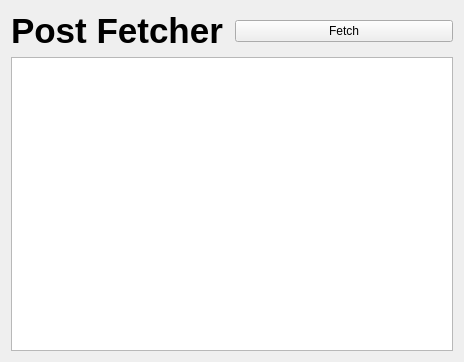
<?xml version="1.0" encoding="UTF-8"?>
<ui version="4.0">
 <class>Widget</class>
 <widget class="QWidget" name="Widget">
  <property name="geometry">
   <rect>
    <x>0</x>
    <y>0</y>
    <width>464</width>
    <height>362</height>
   </rect>
  </property>
  <property name="windowTitle">
   <string>Form</string>
  </property>
  <layout class="QVBoxLayout" name="verticalLayout">
   <item>
    <layout class="QHBoxLayout" name="horizontalLayout">
     <item>
      <widget class="QLabel" name="label">
       <property name="font">
        <font>
         <pointsize>26</pointsize>
         <bold>true</bold>
        </font>
       </property>
       <property name="text">
        <string>Post Fetcher</string>
       </property>
      </widget>
     </item>
     <item>
      <widget class="QPushButton" name="btn_fetch">
       <property name="text">
        <string>Fetch</string>
       </property>
      </widget>
     </item>
    </layout>
   </item>
   <item>
    <widget class="QListWidget" name="list_fetch"/>
   </item>
  </layout>
 </widget>
 <resources/>
 <connections/>
</ui>
